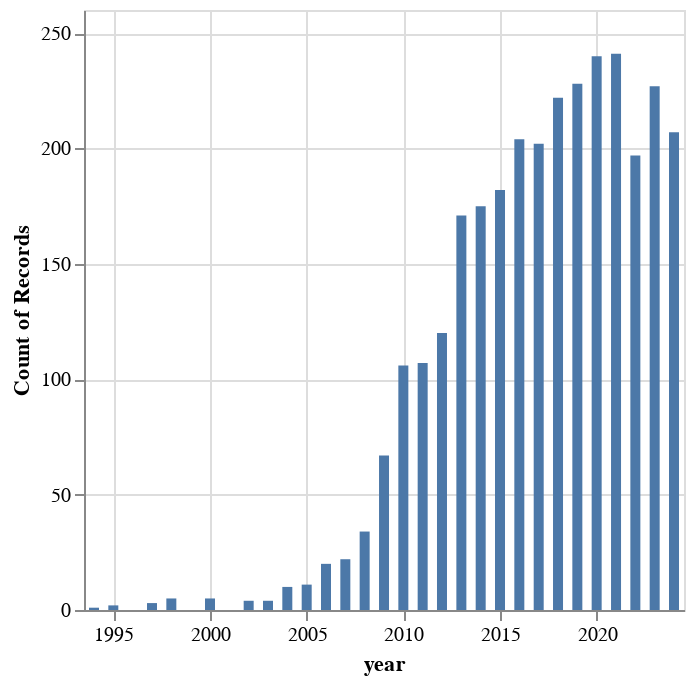

The notebook cell saved with this chart:
### Code cell
alt.Chart(df).mark_bar().encode(
    alt.X("year:T"),
    y='count()',
).interactive()

### Figure 1 — Vega-Lite specification as saved in the notebook (floating-point values rounded to 4 significant figures; data arrays with more than 128 entries replaced by an {"elided": "..."} marker saying what was removed)
{"config": {"view": {"continuousWidth": 300, "continuousHeight": 300}}, "data": {"name": "data-3ede13b1e748c39d987f75d1018e937d"}, "mark": {"type": "bar"}, "encoding": {"x": {"field": "year", "type": "temporal"}, "y": {"aggregate": "count", "type": "quantitative"}}, "params": [{"name": "param_2", "select": {"type": "interval", "encodings": ["x", "y"]}, "bind": "scales"}], "$schema": "https://vega.github.io/schema/vega-lite/v5.20.1.json", "datasets": {"data-3ede13b1e748c39d987f75d1018e937d": {"elided": "3017 records"}}}
